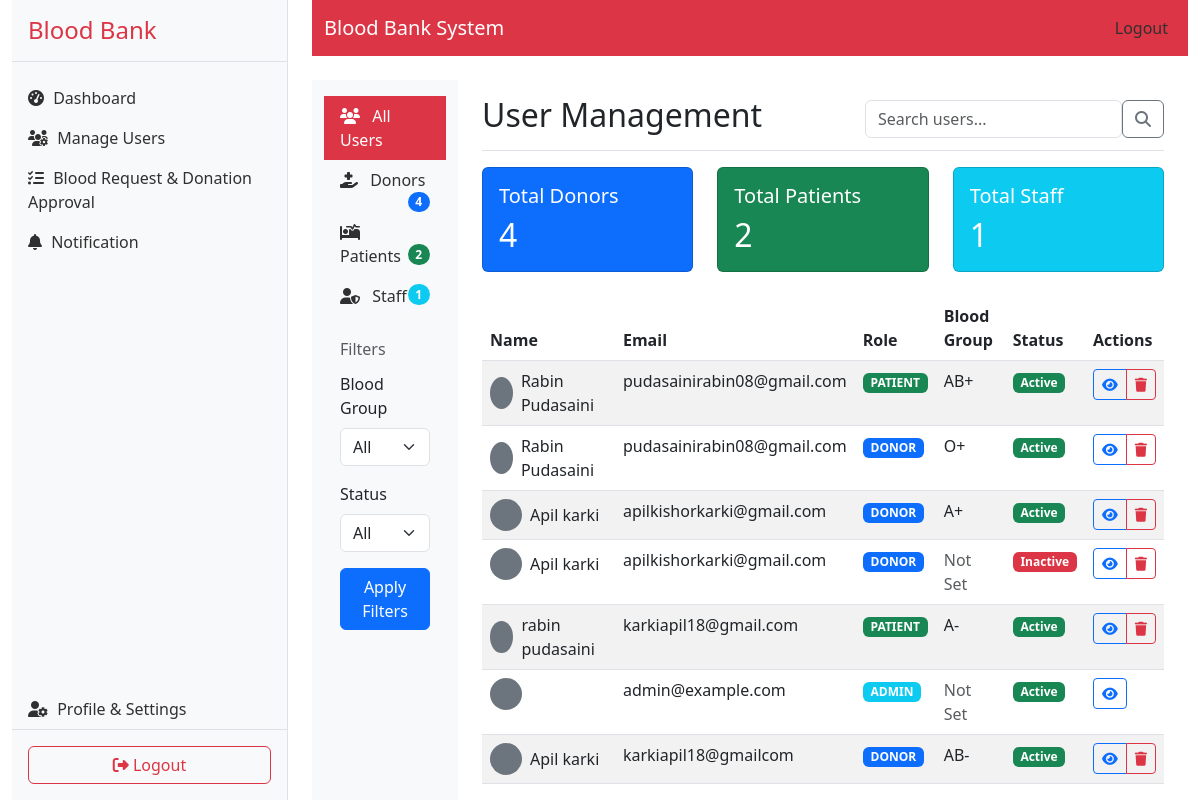
Screenshot of /admin-users/ (signed in) with the database file from the repository.
### account/models.py (models this page shows, shortened)
class User(AbstractUser):
    class Role(models.TextChoices):
        ADMIN = 'ADMIN', _('Admin')
        DONOR = 'DONOR', _('Donor')
        PATIENT = 'PATIENT', _('Patient')
    role = models.CharField(
        max_length=10,
        choices=Role.choices,
        default=Role.DONOR
    )
    phone_number = models.CharField(max_length=15, blank=True)
    date_of_birth = models.DateField(null=True, blank=True)
    address = models.TextField(blank=True)
    profile_picture = models.ImageField(upload_to='profile_pics/', null=True, blank=True)
    is_email_verified = models.BooleanField(default=False)
    email = models.CharField(blank=True, max_length=254, verbose_name='email address')

class UserProfile(models.Model):
    user = models.OneToOneField(User, on_delete=models.CASCADE)
    blood_group = models.CharField(max_length=5, blank=True)
    last_donation_date = models.DateField(null=True, blank=True)
    medical_conditions = models.TextField(blank=True)
    emergency_contact = models.CharField(max_length=15, blank=True)

### account/views.py (the view, shortened to what this page needs)
# urls.py: path('admin-users/', views.admin_users, name='admin_users'),
@login_required
def admin_users(request):
    if request.user.role != 'ADMIN':
        return redirect('admin_login')
    from .models import User, UserProfile, DonationAppointment
    from django.db.models import Q
    role = request.GET.get('role', '')
    blood_group = request.GET.get('blood_group', '')
    status = request.GET.get('status', '')
    search = request.GET.get('search', '')
    users = User.objects.all().select_related('userprofile').order_by('-date_joined')
    if role:
        users = users.filter(role=role)
    if blood_group:
        users = users.filter(userprofile__blood_group=blood_group)
    if status:
        users = users.filter(is_active=(status == 'active'))
    paginator = Paginator(users, 10)  # Show 10 users per page
    page_number = request.GET.get('page')
    page_obj = paginator.get_page(page_number)
    total_donors = User.objects.filter(role='DONOR').count()
    total_patients = User.objects.filter(role='PATIENT').count()
    total_admins = User.objects.filter(role='ADMIN').count()
    context = {
        'users': page_obj,
        'role': role,
        'blood_group': blood_group,
        'status': status,
        'search': search,
        'total_donors': total_donors,
        'total_patients': total_patients,
        'total_admins': total_admins,
        'blood_groups': ['A+', 'A-', 'B+', 'B-', 'AB+', 'AB-', 'O+', 'O-'],
    }
    return render(request, 'account/admin_user_management.html', context)

### templates/account/admin_user_management.html (shortened to what this page needs)
{% extends 'base.html' %}
{% load static %}
{% block content %}
<div class="container-fluid">
    <div class="row">
        <div class="col-md-3 col-lg-2 d-md-block bg-light sidebar">
            <div class="position-sticky pt-3">
                <ul class="nav flex-column">
                    <li class="nav-item">
                        <a class="nav-link {% if not request.GET.role %}active{% endif %}"
                           href="{% url 'admin_users' %}">
                            <i class="fas fa-users me-2"></i>
                            All Users
                        </a>
                    </li>
                    <li class="nav-item">
                        <a class="nav-link {% if request.GET.role == 'DONOR' %}active{% endif %}"
                           href="{% url 'admin_users' %}?role=DONOR">
                            <i class="fas fa-hand-holding-medical me-2"></i>
                            Donors
                            <span class="badge bg-primary rounded-pill float-end">{{ total_donors }}</span>
                        </a>
                    </li>
                    <li class="nav-item">
                        <a class="nav-link {% if request.GET.role == 'PATIENT' %}active{% endif %}"
                           href="{% url 'admin_users' %}?role=PATIENT">
                            <i class="fas fa-procedures me-2"></i>
                            Patients
                            <span class="badge bg-success rounded-pill float-end">{{ total_patients }}</span>
                        </a>
                    </li>
                    <li class="nav-item">
                        <a class="nav-link {% if request.GET.role == 'ADMIN' %}active{% endif %}"
                           href="{% url 'admin_users' %}?role=ADMIN">
                            <i class="fas fa-user-shield me-2"></i>
                            Staff
                            <span class="badge bg-info rounded-pill float-end">{{ total_admins }}</span>
                        </a>
                    </li>
                </ul>
                <h6 class="sidebar-heading d-flex justify-content-between align-items-center px-3 mt-4 mb-1 text-muted">
                    <span>Filters</span>
                </h6>
                <div class="px-3 py-2">
                    <form method="get" class="mb-3">
                        <div class="mb-3">
                            <label class="form-label">Blood Group</label>
                            <select name="blood_group" class="form-select">
                                <option value="">All</option>
                            </select>
                        </div>
                        <div class="mb-3">
                            <label class="form-label">Status</label>
                            <select name="status" class="form-select">
                                <option value="">All</option>
                            </select>
                        </div>
                        <button type="submit" class="btn btn-primary w-100">Apply Filters</button>
                    </form>
                </div>
            </div>
        </div>
        <div class="col-md-9 ms-sm-auto col-lg-10 px-md-4">
            <div class="d-flex justify-content-between flex-wrap flex-md-nowrap align-items-center pt-3 pb-2 mb-3 border-bottom">
                <h1 class="h2">User Management</h1>
                <div class="btn-toolbar mb-2 mb-md-0">
                    <div class="input-group">
                        <form method="get" class="d-flex">
                            <input type="text" name="search" class="form-control" placeholder="Search users..."
                                   value="{{ search }}">
                            <button class="btn btn-outline-secondary" type="submit">
                                <i class="fas fa-search"></i>
                            </button>
                        </form>
                    </div>
                </div>
            </div>
            <div class="row mb-4">
                <div class="col-md-4">
                    <div class="card bg-primary text-white">
                        <div class="card-body">
                            <h5 class="card-title">Total Donors</h5>
                            <h2 class="card-text">{{ total_donors }}</h2>
                        </div>
                    </div>
                </div>
                <div class="col-md-4">
                    <div class="card bg-success text-white">
                        <div class="card-body">
                            <h5 class="card-title">Total Patients</h5>
                            <h2 class="card-text">{{ total_patients }}</h2>
                        </div>
                    </div>
                </div>
                <div class="col-md-4">
                    <div class="card bg-info text-white">
                        <div class="card-body">
                            <h5 class="card-title">Total Staff</h5>
                            <h2 class="card-text">{{ total_admins }}</h2>
                        </div>
                    </div>
                </div>
            </div>
            <div class="table-responsive">
                <table class="table table-striped table-hover">
                    <thead>
                        <tr>
                            <th>Name</th>
                            <th>Email</th>
                            <th>Role</th>
                            <th>Blood Group</th>
                            <th>Status</th>
                            <th>Actions</th>
                        </tr>
                    </thead>
                    <tbody>
                        {% for user in users %}
                        <tr>
                            <td>
                                <div class="d-flex align-items-center">
                                    {% if user.userprofile.profile_picture %}
                                    <img src="{{ user.userprofile.profile_picture.url }}"
                                         class="rounded-circle me-2" width="32" height="32">
                                    {% else %}
                                    <div class="rounded-circle bg-secondary me-2"
                                         style="width: 32px; height: 32px;"></div>
                                    {% endif %}
                                    {{ user.get_full_name }}
                                </div>
                            </td>
                            <td>{{ user.email }}</td>
                            <td>
                                <span class="badge {% if user.role == 'DONOR' %}bg-primary
                                                  {% elif user.role == 'PATIENT' %}bg-success
                                                  {% else %}bg-info{% endif %}">
                                    {{ user.role }}
                                </span>
                            </td>
                            <td>
                                {% if user.userprofile and user.userprofile.blood_group %}
                                    {{ user.userprofile.blood_group }}
                                {% else %}
                                    <span class="text-muted">Not Set</span>
                                {% endif %}
                            </td>
                            <td>
                                <span class="badge {% if user.is_active %}bg-success{% else %}bg-danger{% endif %}">
                                    {{ user.is_active|yesno:"Active,Inactive" }}
                                </span>
                            </td>
                            <td>
                                <div class="btn-group">
                                    <a href="{% url 'admin_user_detail' user.id %}" class="btn btn-sm btn-outline-primary">
                                        <i class="fas fa-eye"></i>
                                    </a>
                                    {% if user.role != 'ADMIN' %}
                                    <button type="button" class="btn btn-sm btn-outline-danger" data-bs-toggle="modal" data-bs-target="#deleteModal{{ user.id }}">
                                        <i class="fas fa-trash"></i>
                                    </button>
                                    {% endif %}
                                </div>
                            </td>
                        </tr>
                        {% empty %}
                        <tr>
                            <td colspan="6" class="text-center">No users found</td>
                        </tr>
                        {% endfor %}
                    </tbody>
                </table>
            </div>
        </div>
    </div>
</div>
{% endblock %}

### templates/base.html (style rules this page uses)
.sidebar .nav-link.active { background: #dc3545; color: #fff !important; }
.sidebar { z-index: 1040; }
.nav-link { color: #303030; }
.nav-link i { margin-right: 5px; }

### rows the page displays
User: get_full_name "Rabin Pudasaini", email "pudasainirabin08@gmail.com", role "PATIENT", userprofile.blood_group "AB+", is_active "Active"
User: get_full_name "Rabin Pudasaini", email "pudasainirabin08@gmail.com", role "DONOR", userprofile.blood_group "O+", is_active "Active"
User: get_full_name "Apil karki", email "apilkishorkarki@gmail.com", role "DONOR", userprofile.blood_group "A+", is_active "Active"
User: get_full_name "Apil karki", email "apilkishorkarki@gmail.com", role "DONOR", shows "Not Set", is_active "Inactive"
User: get_full_name "rabin pudasaini", email "karkiapil18@gmail.com", role "PATIENT", userprofile.blood_group "A-", is_active "Active"
User: email "admin@example.com", role "ADMIN", shows "Not Set", is_active "Active"
User: get_full_name "Apil karki", email "karkiapil18@gmailcom", role "DONOR", userprofile.blood_group "AB-", is_active "Active"

### other values shown
{{ total_donors }} "4"
{{ total_patients }} "2"
{{ total_admins }} "1"
